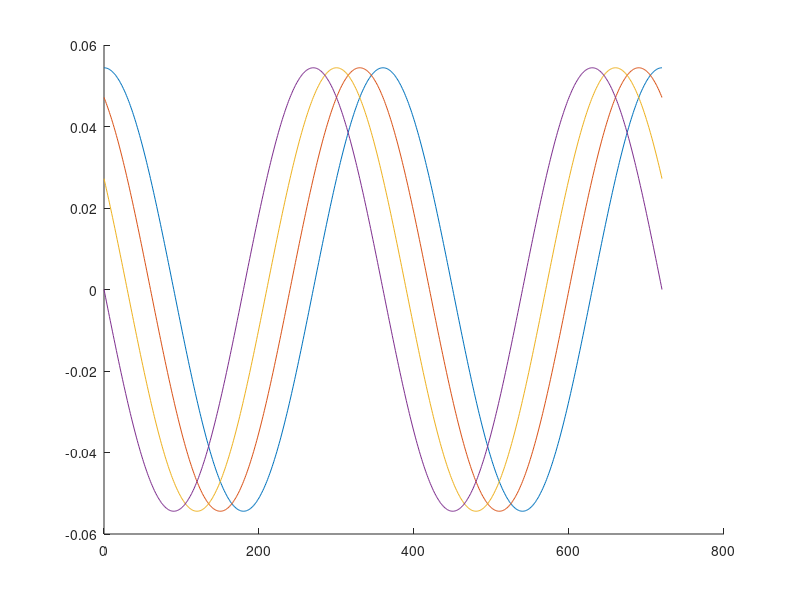

Recreate this plot in MATLAB.
theta = [0:1:720];
i = 60;
P = 5;
a = 0.05;
e = 0;
g = [];

for k = 0:30:90
    for j = 0:1:720
        t = theta(j+1) + k;
        r = (2 * pi * a * sind(i) * (cosd(t) + e * cosd(k)))/(P * sqrt(1 - e^2));
        g(j+1) = r;
    end
    hold on;
    plot(theta,g)
end
hold off;
